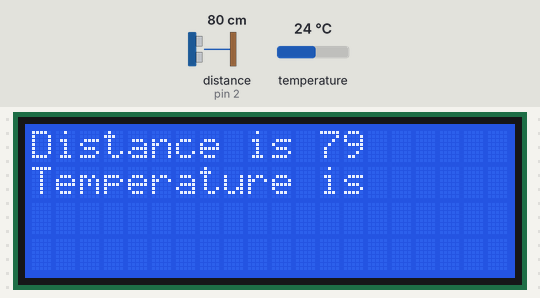
Recording of a sketch running on a simulated Arduino Uno, built with avr-gcc and run on an emulated ATmega328P. Shown: 20×4 character LCD. Wiring (inferred from the names in the program): ultrasonic range finder: trigger pin 3; echo pin 2. Inputs (shaded band) come from the test bench; at power-on: distance to the obstacle (sensor on pin 2) 80 cm, temperature 24 °C. The echo pulse lasts 58.3 µs per cm; what the sketch prints to the serial monitor is not drawn.

Above: at 2.8 s.
2.9 s: distance to the obstacle (sensor on pin 2) set to 2 cm
At 5.1 s:
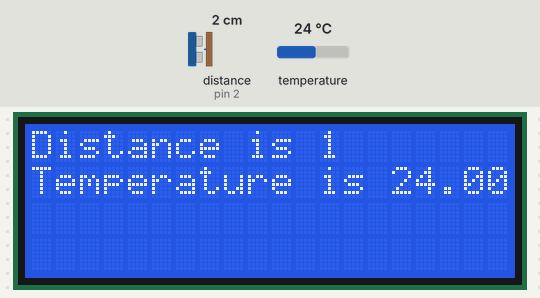
6.2 s: temperature set to 12 °C
At 7.3 s:
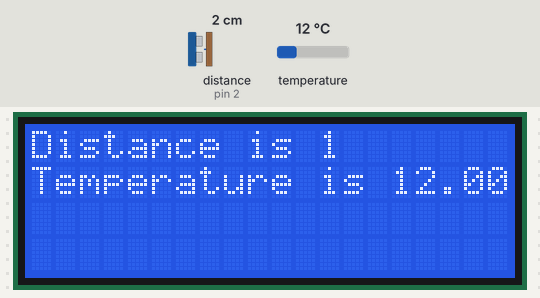
9.1 s: distance to the obstacle (sensor on pin 2) set to 4 cm
At 9.8 s:
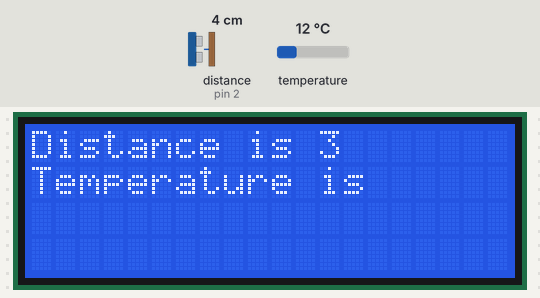
11.6 s: temperature set to 19 °C
At 12.7 s:
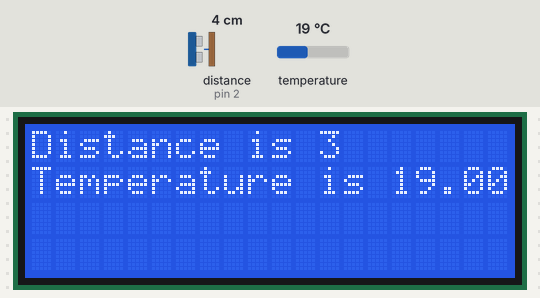
14.5 s: distance to the obstacle (sensor on pin 2) set to 9 cm
At 15.2 s:
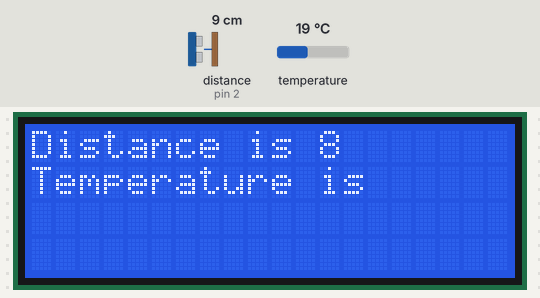
17.0 s: temperature set to 28 °C
At 18.1 s:
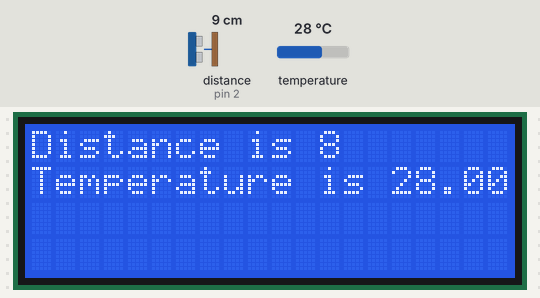
Timing chart, 0 to 20.0 s (numbered marks = the images above; inputs shaded):
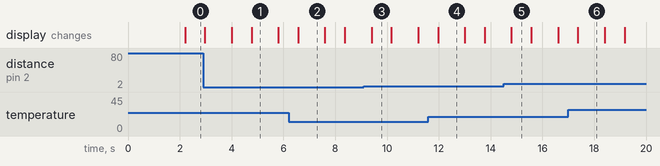

Measured:
- after the input at 6.2 s, the display: changes after 0.37 s (image 2)
- after the input at 9.1 s, the display: changes after 0.30 s (image 3)
- after the input at 11.6 s, the display: changes after 0.37 s (image 4)
- after the input at 14.5 s, the display: changes after 0.30 s (image 5)
- after the input at 17.0 s, the display: changes after 0.37 s (image 6)
- what the display in image 1 shows lasts 1.0 s, from 4.8 s to 5.8 s
- what the display in image 3 shows lasts 0.8 s, from 9.4 s to 10.2 s

The sketch:

V1.1.ino
```cpp
//Include libraries
#include <OneWire.h>
#include <DallasTemperature.h>
#include <Wire.h>
#include <LiquidCrystal_I2C.h>

#define trigPin 3
#define echoPin 2

LiquidCrystal_I2C lcd(0x27, 2, 1, 0, 4, 5, 6, 7, 3, POSITIVE);  // Set the LCD I2C address

// Data wire is plugged into pin 2 on the Arduino
#define ONE_WIRE_BUS 4
// Setup a oneWire instance to communicate with any OneWire devices (not just Maxim/Dallas temperature ICs)
OneWire oneWire(ONE_WIRE_BUS);
// Pass our oneWire reference to Dallas Temperature.
DallasTemperature sensors(&oneWire);

long duration, distance;
void setup(void)
{
  Serial.begin(9600); //Begin serial communication
  sensors.begin();
  pinMode(trigPin, OUTPUT);
  pinMode(echoPin, INPUT);

  lcd.begin(20,4);
  lcd.setCursor(3,0);
  lcd.print("Hello Brother!!");
  lcd.setCursor(8,1);
  lcd.print("****");
  lcd.setCursor(0,2);
  lcd.print("This is a demo text");
  lcd.setCursor(0,3);
  lcd.print("I say hello to akvo");
  delay(1000);
  Serial.println("Arduino Digital Temperature // Serial Monitor Version"); //Print a message
  Serial.print("Total Temperature sensor: ");
  Serial.print(sensors.getDeviceCount(), DEC);
  Serial.println(" Devices.");
}

void loop(void)
{
  delay(1000);
  digitalWrite(trigPin, LOW);  // Added this line
  delayMicroseconds(2); // Added this line
  digitalWrite(trigPin, HIGH);
  delayMicroseconds(10); // Added this line
  digitalWrite(trigPin, LOW);
  duration = pulseIn(echoPin, HIGH);
  distance = (duration/2) / 29.1;
  lcd.clear();
  lcd.setCursor(0,0);
  lcd.print("Distance is ");
  lcd.print(distance);
  lcd.setCursor(0,1);
  lcd.print("Temperature is ");
  sensors.requestTemperatures();
  lcd.print(sensors.getTempCByIndex(0));
  // Send the command to get temperatures

}
  /**sensors.requestTemperatures();
  Serial.print("Temperature is: ");
  Serial.println(sensors.getTempCByIndex(0)); // Why "byIndex"? You can have more than one IC on the same bus. 0 refers to the first IC on the wire
  Update value every 1 sec.
  delay(1000);
  lcd.setCursor(0,3);
  lcd.print("                    ");
  lcd.setCursor(0,3);
  lcd.print("Temperature is ");
  lcd.print(sensors.getTempCByIndex(0));*/
```
